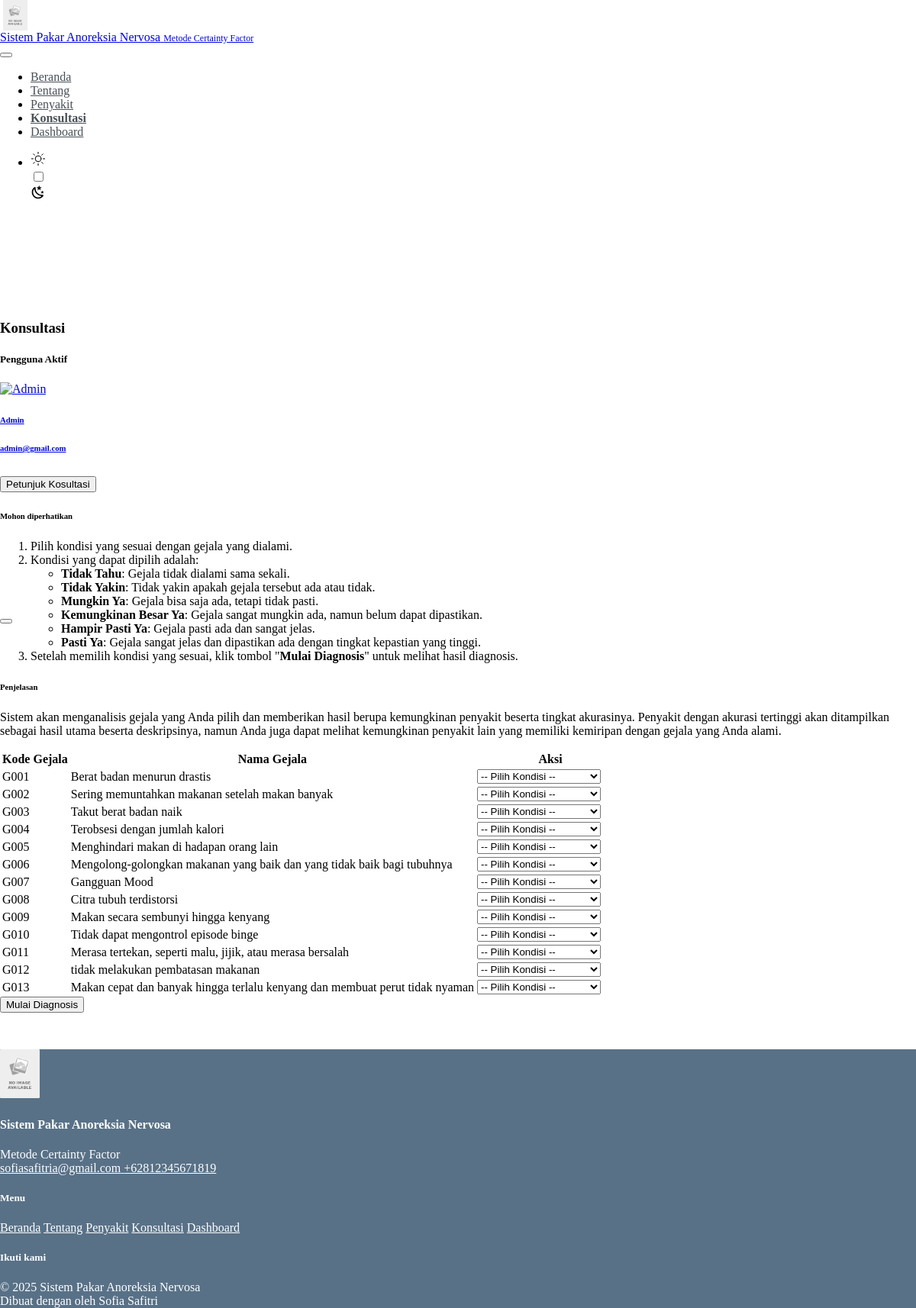
The page /user/consultation.php (signed in) on the database its author committed.
### tables this page shows
CREATE TABLE `symptoms` (
  `id` int(11) NOT NULL,
  `symptom_name` varchar(255) DEFAULT NULL
);

CREATE TABLE `site_contacts` (
  `id` int(11) NOT NULL,
  `owner` varchar(50) DEFAULT NULL,
  `email` varchar(50) DEFAULT NULL,
  `phone` varchar(15) DEFAULT NULL,
  `instagram` varchar(255) DEFAULT NULL
);

### config/functions.php (called while the page is built, shortened)
<?php
function base_url($path = '')
{
    return rtrim(BASE_URL, '/') . '/' . ltrim($path, '/');
}
function get_image_url($image_url)
{
    $image_path = $_SERVER['DOCUMENT_ROOT'] . parse_url($image_url, PHP_URL_PATH);
    if (!file_exists($image_path)) {
        return base_url('assets/img/static/no-image-placeholder.png');
    }
    return $image_url;
}

### user/consultation.php (the view, shortened to what this page needs)
<?php
include('../config/config.php');
$page_name = 'Konsultasi';
?>
<section class="page-section" id="pageSection">
    <div class="container px-4">
        <div class="row justify-content-center mb-4" data-aos="zoom-in">
            <div class="col-12">
                <div class="d-flex justify-content-center align-items-center gap-2">
                    <h3 class="mb-0"><?= $page_name; ?></h3>
                </div>
            </div>
        </div>
        <div class="row g-4 justify-content-center" data-aos="fade-up">
            <?php if (isset($_SESSION['email'])): ?>
                <div class="col-lg-3">
                    <div class="card mb-0">
                        <div class="card-body px-4 py-4-5">
                            <h5 class="text-center mb-4">Pengguna Aktif</h5>
                            <?php $fullname_session = isset($_SESSION['fullname']) ? htmlspecialchars($_SESSION['fullname']) : ''; ?>
                            <?php $email_session = isset($_SESSION['email']) ? htmlspecialchars($_SESSION['email']) : ''; ?>
                            <a href="<?= base_url('user/profile.php'); ?>">
                                <div class="d-flex justify-content-center align-items-center gap-2 mb-4">
                                    <img src="https://avatar.iran.liara.run/username?username=<?= urlencode($fullname_session); ?>" class="rounded-circle" alt="<?= $fullname_session; ?>" height="64" width="64">
                                </div>
                                <h6 class="text-center mb-1 text-uppercase"><?= $fullname_session; ?></h6>
                                <h6 class="text-center mb-0 fst-italic"><?= $email_session; ?></h6>
                            </a>
                        </div>
                    </div>
                </div>
            <?php endif ?>
            <div class="col-lg-9">
                <div class="card">
                    <div class="card-body">
                        <div class="accordion mb-4" id="accordionFlushExample">
                            <div class="accordion-item">
                                <h2 class="accordion-header" id="headingOne">
                                    <button class="accordion-button collapsed fw-bold" type="button" data-bs-toggle="collapse" data-bs-target="#collapseOne" aria-expanded="false" aria-controls="collapseOne">
                                        Petunjuk Kosultasi
                                    </button>
                                </h2>
                                <div id="collapseOne" class="accordion-collapse collapse" aria-labelledby="headingOne" data-bs-parent="#accordionExample">
                                    <div class="accordion-body">
                                        <h6 class="fw-bold">Mohon diperhatikan</h6>
                                        <ol class="mb-3">
                                            <li>Pilih kondisi yang sesuai dengan gejala yang dialami.</li>
                                            <li>Kondisi yang dapat dipilih adalah:
                                                <ul>
                                                    <li><strong>Tidak Tahu</strong>: Gejala tidak dialami sama sekali.</li>
                                                    <li><strong>Tidak Yakin</strong>: Tidak yakin apakah gejala tersebut ada atau tidak.</li>
                                                    <li><strong>Mungkin Ya</strong>: Gejala bisa saja ada, tetapi tidak pasti.</li>
                                                    <li><strong>Kemungkinan Besar Ya</strong>: Gejala sangat mungkin ada, namun belum dapat dipastikan.</li>
                                                    <li><strong>Hampir Pasti Ya</strong>: Gejala pasti ada dan sangat jelas.</li>
                                                    <li><strong>Pasti Ya</strong>: Gejala sangat jelas dan dipastikan ada dengan tingkat kepastian yang tinggi.</li>
                                                </ul>
                                            </li>
                                            <li>Setelah memilih kondisi yang sesuai, klik tombol "<b>Mulai Diagnosis</b>" untuk melihat hasil diagnosis.</li>
                                        </ol>
                                        <h6 class="fw-bold">Penjelasan</h6>
                                        <p>
                                            Sistem akan menganalisis gejala yang Anda pilih dan memberikan hasil berupa kemungkinan penyakit beserta tingkat akurasinya.
                                            Penyakit dengan akurasi tertinggi akan ditampilkan sebagai hasil utama beserta deskripsinya, namun Anda juga dapat melihat kemungkinan penyakit lain
                                            yang memiliki kemiripan dengan gejala yang Anda alami.
                                        </p>
                                    </div>
                                </div>
                            </div>
                        </div>
                        <form action="action.php" method="post">
                            <div class="table-responsive">
                                <table class="table table-hover" id="table">
                                    <thead>
                                        <tr>
                                            <th>Kode Gejala</th>
                                            <th>Nama Gejala</th>
                                            <th>Aksi</th>
                                        </tr>
                                    </thead>
                                    <tbody>
                                        <?php
                                        $query = "SELECT * FROM symptoms";
                                        $result = $connection->query($query);
                                        while ($row = $result->fetch_assoc()) :
                                        ?>
                                            <tr>
                                                <td><?= 'G' . sprintf("%03d", htmlspecialchars($row['id'])); ?></td>
                                                <td><?= htmlspecialchars($row['symptom_name']); ?></td>
                                                <td style="width: 12rem;">
                                                    <select class="form-select" id="condition_name_<?= $row['id'] ?>" name="condition[<?= $row['id'] ?>]">
                                                        <option value="" selected>-- Pilih Kondisi --</option>
                                                    </select>
                                                </td>
                                            </tr>
                                        <?php endwhile ?>
                                    </tbody>
                                </table>
                            </div>
                            <div class="d-flex justify-content-center mt-2">
                                <button type="submit" class="btn btn-lg rounded-pill btn-primary text-white px-3" name="send-consultation">Mulai Diagnosis</button>
                            </div>
                        </form>
                    </div>
                </div>
            </div>
        </div>
    </div>
</section>
<?php include('template.php') ?>

### user/layout/footer.php (shortened to what this page needs)
<?php
$contacts = $connection->query("SELECT * FROM site_contacts LIMIT 1");
if ($contacts->num_rows > 0) {
    $result_contacts = $contacts->fetch_assoc();
    $contact_owner      = $result_contacts['owner'];
    $contact_email      = $result_contacts['email'];
    $contact_phone      = $result_contacts['phone'];
}
?>
<div class="card rounded-0 m-0">
    <div class="card-body px-0 pb-0 pt-1 border-top">
        <div class="container p-4">
            <div class="row">
                <div class="col-lg-6">
                    <img src="<?= get_image_url(base_url('assets/img/static/logo-light-an.png')); ?>" alt="Logo" class="d-inline-block mb-4" height="64">
                    <div class="d-flex flex-column gap-1 mb-4">
                        <h4 class="text-white mb-0">Sistem Pakar Anoreksia Nervosa</h4>
                        <span>Metode Certainty Factor</span>
                    </div>
                    <div class="d-flex flex-column gap-2 mb-4">
                        <a class="link-footer d-flex gap-3 align-items-center" target="_blank" href="<?= "mailto:" . $contact_email; ?>">
                            <span><?= $contact_email; ?></span>
                        </a>
                        <a class="link-footer d-flex gap-3 align-items-center" target="_blank" href="<?= "https://wa.me/{$contact_phone}"; ?>">
                            <span><?= $contact_phone; ?></span>
                        </a>
                    </div>
                </div>
                <div class="col-lg-6">
                    <div class="row mb-4">
                        <div class="col">
                            <h5 class="text-white mb-2">Menu</h5>
                            <div class="d-flex flex-column gap-2">
                                <a href="<?= base_url('user/index.php'); ?>" class="link-footer">Beranda</a>
                                <a href="<?= base_url('user/about.php'); ?>" class="link-footer">Tentang</a>
                                <a href="<?= base_url('user/disease.php'); ?>" class="link-footer">Penyakit</a>
                                <a href="<?= base_url('user/consultation.php'); ?>" class="link-footer">Konsultasi</a>
                                <?php if (!isset($_SESSION['email'])) : ?>
                                    <a href="<?= base_url('auth/login.php'); ?>" class="link-footer">Masuk</a>
                                <?php elseif (isset($_SESSION['email']) && $_SESSION['role'] === 'Admin') : ?>
                                    <a href="<?= base_url('dashboard/index.php'); ?>" class="link-footer">Dashboard</a>
                                <?php endif ?>
                            </div>
                        </div>
                        <div class="col">
                            <h5 class="text-white mb-2">Ikuti kami</h5>
                        </div>
                    </div>
                </div>
                <div class="col-lg-12">
                    <div class="row justify-content-center align-items-center g-2 border-top pt-3 mt-2">
                        <div class="col-lg-6">
                            <div class="text-lg-start text-center fw-bold">
                                &copy; <?= date('Y'); ?> Sistem Pakar Anoreksia Nervosa
                            </div>
                        </div>
                        <div class="col-lg-6">
                            <div class="text-lg-end text-center fw-bold">
                                Dibuat dengan <span class="text-danger"><i class="bi bi-heart-fill icon-mid"></i></span>
                                oleh <?= $contact_owner; ?>
                            </div>
                        </div>
                    </div>
                </div>
            </div>
        </div>
    </div>
</div>

### assets/css/user.css (style rules this page uses)
:root { --white-color: #ffffff; --light-color: #ced4da; --dark-color: #495057; --light-color-hover: rgba(255, 255, 255, 0.1); --dark-color-hover: rgba(0, 0, 0, 0.1); --navbar-bg-light: rgba(255, 255, 255, 0.8); --navbar-bg-dark: rgba(0, 0, 0, 0.8); --navbar-box-shadow-light: inset 0px 0px 2px #fefefed1; --navbar-box-shadow-dark: inset 0px 0px 2px #222222d1; --footer-bg-light: #587187; --footer-bg-dark: #1e1e2d; --footer-text-light: var(--white-color); --footer-text-dark: #c2c2d9; --footer-btn-border-light: var(--white-color); --footer-btn-border-dark: var(--light-color); --footer-btn-text-light: var(--white-color); --footer-btn-text-dark: var(--light-color); --footer-btn-hover-bg-light: var(--light-color); --footer-btn-hover-bg-dark: var(--white-color); --footer-btn-hover-border-light: var(--light-color); --footer-btn-hover-border-dark: var(--white-color); --footer-btn-hover-text-light: #587187; --footer-btn-hover-text-dark: var(--dark-color); --background-color: #ffffff; --default-color: #212529; --heading-color: #2d465e; --accent-color: #435ebe; --surface-color: #ffffff; --contrast-color: #ffffff; --secondary-color: #e8e4e4; }
html, body { height: 100%; margin: 0; }
#pageSection { margin-top: 4.4rem; }
.page-section>.container { padding: 3rem 0; }
.footer .card .card-body { background-color: var(--footer-bg-light); color: var(--footer-text-light); }
.link-footer { color: var(--footer-text-light); }

### rows shown on the page
symptoms: id "001", symptom_name "Berat badan menurun drastis"
symptoms: id "002", symptom_name "Sering memuntahkan makanan setelah makan banyak"
symptoms: id "003", symptom_name "Takut berat badan naik"
symptoms: id "004", symptom_name "Terobsesi dengan jumlah kalori"
symptoms: id "005", symptom_name "Menghindari makan di hadapan orang lain"
symptoms: id "006", symptom_name "Mengolong-golongkan makanan yang baik dan yang tidak baik bagi tubuhnya"
symptoms: id "007", symptom_name "Gangguan Mood"
symptoms: id "008", symptom_name "Citra tubuh terdistorsi"
symptoms: id "009", symptom_name "Makan secara sembunyi hingga kenyang"
symptoms: id "010", symptom_name "Tidak dapat mengontrol episode binge"
symptoms: id "011", symptom_name "Merasa tertekan, seperti malu, jijik, atau merasa bersalah"
symptoms: id "012", symptom_name "tidak melakukan pembatasan makanan"
symptoms: id "013", symptom_name "Makan cepat dan banyak hingga terlalu kenyang dan membuat perut tidak nyaman"
site_contacts: email "sofiasafitria@gmail.com", phone "+62812345671819", owner "Sofia Safitri"

### other values the page prints
$page_name "Konsultasi"
$fullname_session "Admin"
$email_session "admin@gmail.com"
